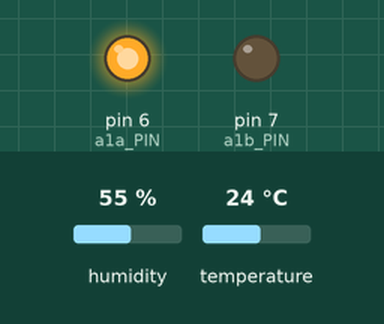
Recording of a sketch running on a simulated Arduino Uno, built with avr-gcc and run on an emulated ATmega328P. On the bench: output pins drawn as LEDs (lit = HIGH). The inputs (shaded band) are chosen by the test bench; at power-on: temperature 24 °C, humidity 55 %. What the sketch prints to the serial monitor is not drawn.

Above: at 1.2 s.
1.3 s: temperature set to 30.2 °C
2.8 s: temperature set to 31.8 °C
At 3.4 s:
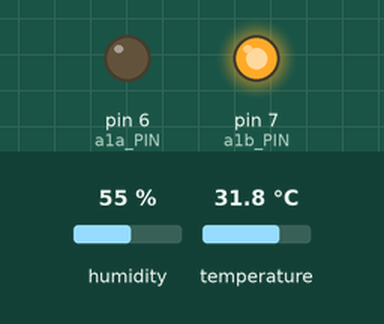
4.3 s: temperature set to 28.7 °C
5.8 s: temperature set to 27.3 °C
At 6.8 s:
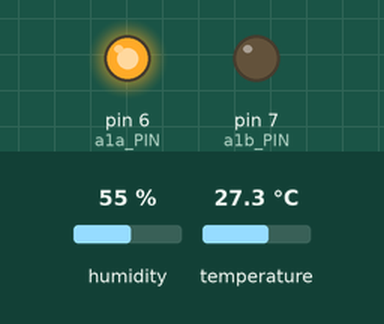
7.3 s: temperature set to 33 °C
At 13.0 s:
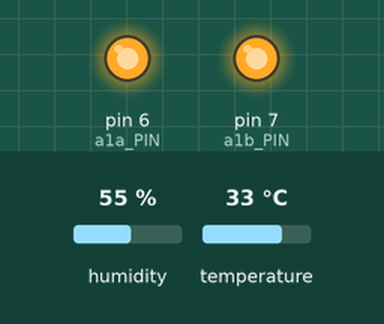
Timing chart, 0 to 13.3 s (numbered marks = the images above; inputs shaded):
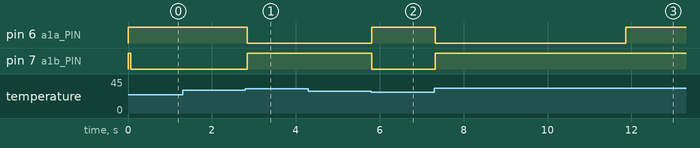

The sketch:

L9110Sactuator.ino
```cpp
#include <Wire.h>
#include <SHT31.h> // https://github.com/RobTillaart/SHT31

#define a1a_PIN 6  //a1a pin to L9110
#define a1b_PIN 7  //a1b pin to L9110
#define SHT31_ADDRESS   0x44

uint32_t start;
uint32_t stop;

SHT31 sht;

int open_door_temp = 31;
int close_door_temp = 28.5;
bool a1aState = false;
bool a1bState = false;
float tempReached = 29; // set between your temp open and close thresholds otherwise issues will occur
unsigned long tempReachedMillis; // when temp was reached
unsigned long actuatorTurnedOnAt; // when actuator was turned on
unsigned long turnOffDelay = 4500; // turn off actuator after this. Based on a 30mm, 7mm/s actuator it should take 4.3secs to open/close.

void setup(void) {

   Serial.begin(115200);
   Wire.begin();
   sht.begin(SHT31_ADDRESS);
   Wire.setClock(100000);

   uint16_t stat = sht.readStatus();
   Serial.print(stat, HEX);
   Serial.println();

   // L9110 setup and shut off..
   pinMode(a1a_PIN, OUTPUT);
   pinMode(a1b_PIN, OUTPUT);
   digitalWrite(a1a_PIN, HIGH);
   digitalWrite(a1b_PIN, HIGH);
}


// A function that turns the actuator on and off.
bool switchL9110(bool onOff, char L9110_pin) {

   if (onOff) {                        // If we want the L9110 on..
      digitalWrite(L9110_pin, LOW);    // Fire it up.
   } else {                            // Else, we want it off..
      digitalWrite(L9110_pin, HIGH);   // shut it down.
   }

   bool pinState = onOff;                 // The L9110 state is now what they asked for.
   return pinState;
}

void loop(void) {
	// get the time at the start of this loop()
	unsigned long currentMillis = millis();

	sht.read();
	float temp = sht.getTemperature(); // Values for heat and tempature.

	// Serial.print is useful if you are using serial monitor on PC and is not required for this code to work
	// Serial.print("\t");
	// Serial.print(temp, 1);
	// Serial.print("\t");
	// Serial.print(a1aState, 1);
	// Serial.print("\t");
	// Serial.print(tempReached, 1);
	// Serial.print("\t");
	// Serial.println(a1bState, 1);

	if (tempReached <= open_door_temp && temp > open_door_temp) {
		tempReachedMillis = currentMillis;
		a1aState = switchL9110(true, a1a_PIN);   // Open the actuator!
		a1bState = switchL9110(false, a1b_PIN);
		tempReached = temp;
		if (a1aState) {
			actuatorTurnedOnAt = currentMillis;    // start the timer.
		}
	}

	if (tempReached > close_door_temp && temp <= close_door_temp) {
		tempReachedMillis = currentMillis;
		a1aState = switchL9110(false, a1a_PIN);
		a1bState = switchL9110(true, a1b_PIN);   // Close the actuator!
		tempReached = temp;
		if (a1bState) {
			actuatorTurnedOnAt = currentMillis;    // start the timer.
		}
	}

	if (a1aState) {
		// okay, actuator on, check for how long
		if ((unsigned long)(currentMillis - actuatorTurnedOnAt) >= turnOffDelay) {
			a1aState = false;
			digitalWrite(a1a_PIN, HIGH);   // shut it down.
		}
	}

	if (a1bState) {
		// okay, actuator on, check for how long
		if ((unsigned long)(currentMillis - actuatorTurnedOnAt) >= turnOffDelay) {
			a1bState = false;
			digitalWrite(a1b_PIN, HIGH);   // shut it down.
		}
	}
}
```

Measured:
- the behaviour switches between 31 and 31.1 °C on temperature (found by bisection; images 0 and 1)
- the behaviour switches between 28.1 and 28 °C on temperature (found by bisection; images 1 and 2)
- after the input at 1.3 s, every drawn part: stays the same
- after the input at 2.8 s, pin 6 (a1a_PIN): HIGH → LOW at once; pin 7 (a1b_PIN): LOW → HIGH at once
- after the input at 4.3 s, every drawn part: stays the same
- after the input at 5.8 s, pin 6 (a1a_PIN): LOW → HIGH at once; pin 7 (a1b_PIN): HIGH → LOW at once
- after the input at 7.3 s, pin 6 (a1a_PIN): HIGH → LOW at once, → HIGH 4.5 s later; pin 7 (a1b_PIN): LOW → HIGH after 0.02 s instead of 3.0 s
